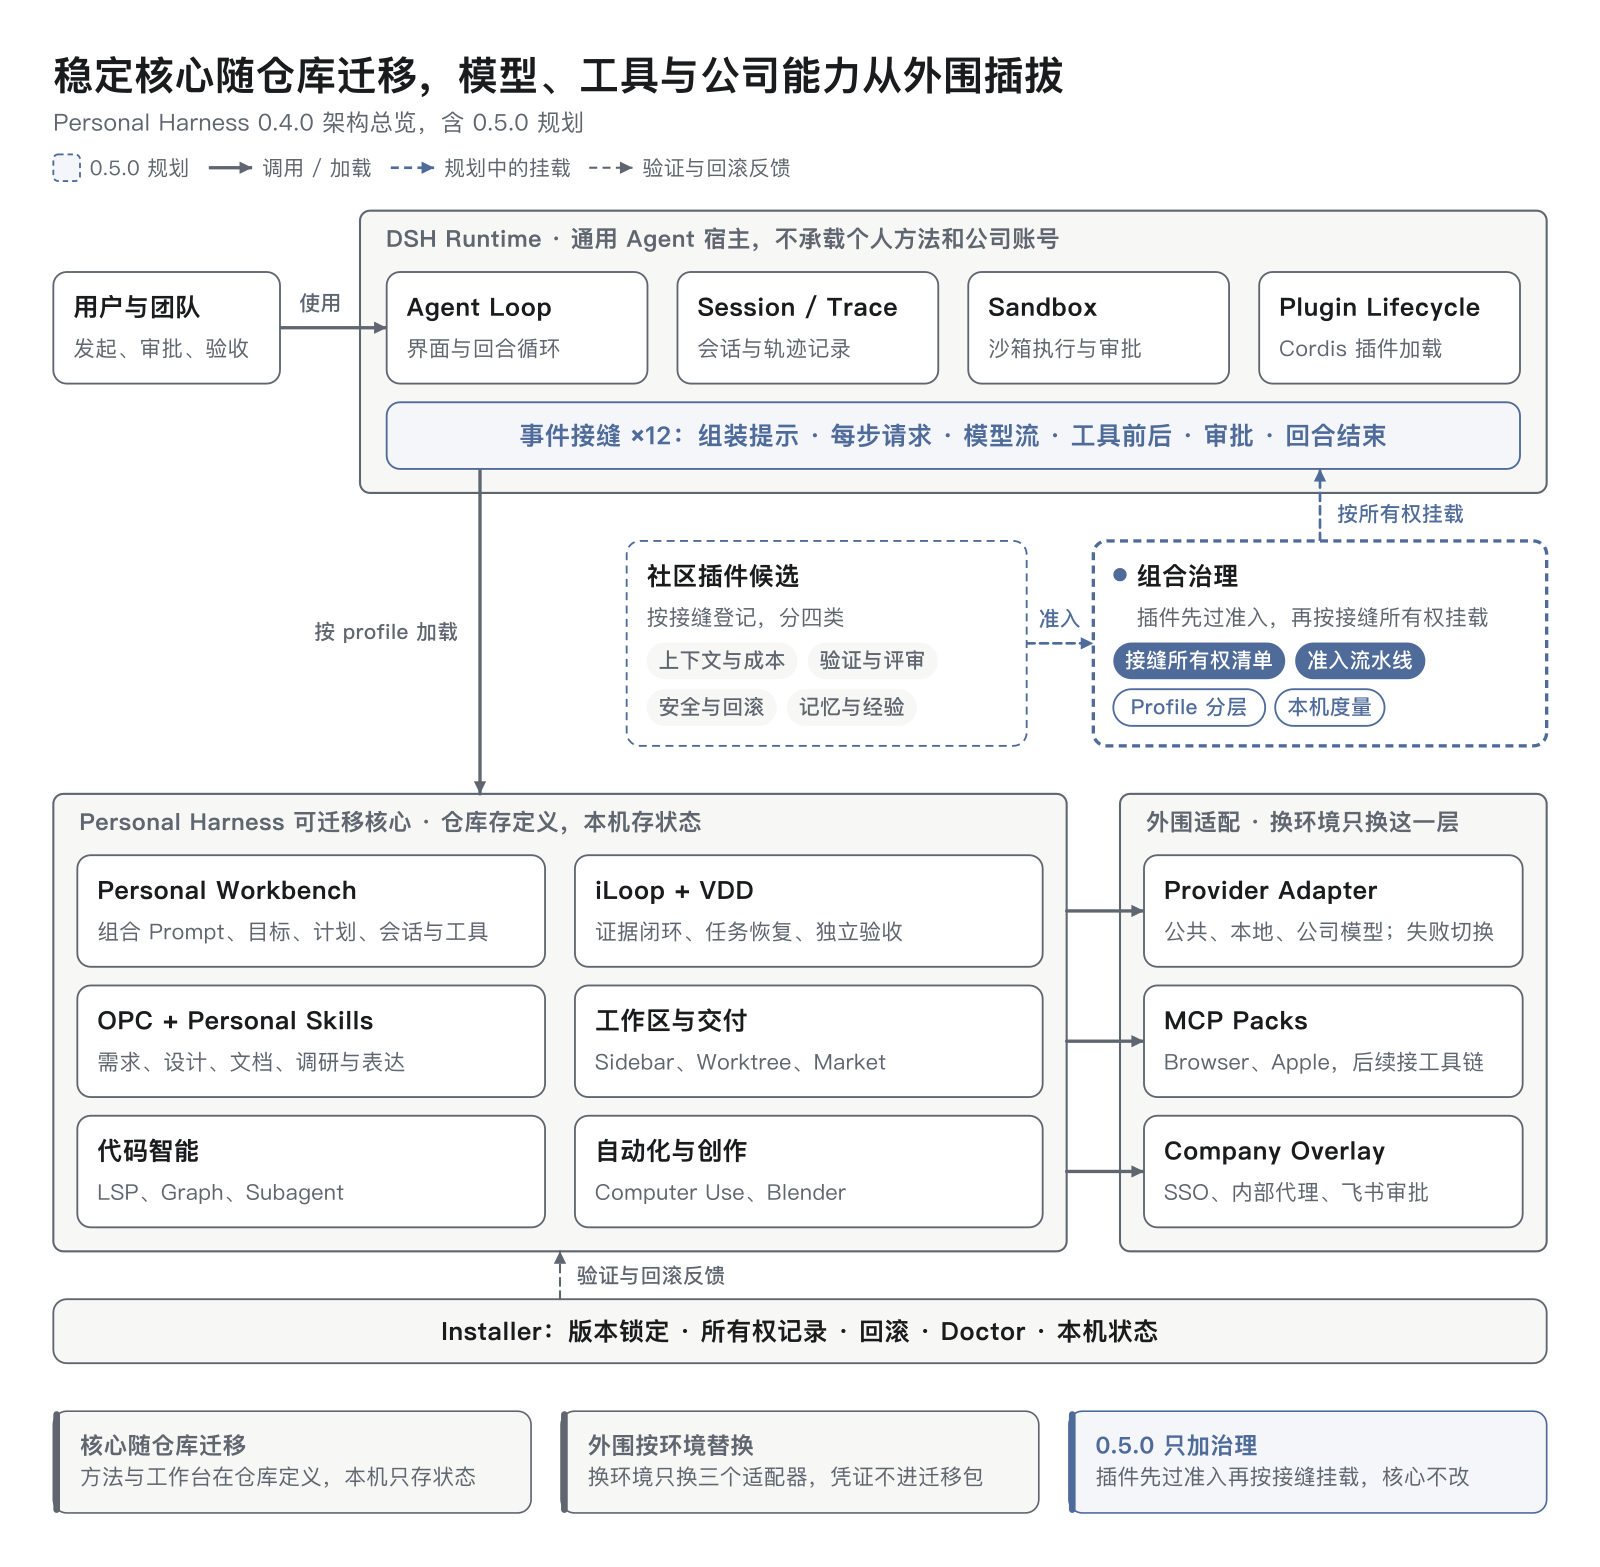

Write the Python code that produced this figure.
#!/usr/bin/env python3
"""Golden example: redraw of the Personal Harness 0.4.0 / 0.5.0 architecture overview.

Main components and relations of the original stacked diagram, reorganised by message: host on top,
portable core in the middle, replaceable periphery on the right, and the 0.5.0
governance as the only accent colour because it is what this release adds.
"""
import sys
from pathlib import Path

sys.path.insert(0, str(Path(__file__).resolve().parents[3] / "scripts"))
from diagram_kit import Diagram  # noqa: E402

OUT = Path(sys.argv[1]) if len(sys.argv) > 1 else Path(__file__).with_name("arch.svg")
W, M = 1200, 40
ROW_GAP, CARD_GAP, ZONE_TOP, ZONE_PAD = 36, 14, 46, 18

d = Diagram(W, 1230, title="稳定核心随仓库迁移，模型、工具与公司能力从外围插拔",
            subtitle="Personal Harness 0.4.0 架构总览，含 0.5.0 规划",
            summary="宿主 DSH Runtime 在上，可迁移核心居中，可替换外围在右；0.5.0 在社区插件与事件接缝之间加一层组合治理。")
d.legend([("zone", "0.5.0 规划", "accent", True),
          ("line", "调用 / 加载", "main"), ("line", "规划中的挂载", "planned"), ("line", "验证与回滚反馈", "dash")],
         x=M, y=112)

# Row 1: user and host runtime
y = 158
rt_x = 270
cols = d.cols(4, rt_x + 20, W - M - rt_x - 40)
rt_items = [("Agent Loop", "界面与回合循环"), ("Session / Trace", "会话与轨迹记录"),
            ("Sandbox", "沙箱执行与审批"), ("Plugin Lifecycle", "Cordis 插件加载")]
rt_h = max(d.measure_card(w, t, s) for (x, w), (t, s) in zip(cols, rt_items))
rt_cards = [d.card(f"rt{i}", x, y + ZONE_TOP, w, t, desc=s, h=rt_h)
            for i, ((x, w), (t, s)) in enumerate(zip(cols, rt_items))]
seams = d.bar("seams", rt_x + 20, rt_cards[0].bottom + CARD_GAP, W - M - rt_x - 40, "事件接缝 ×12",
              ["组装提示", "每步请求", "模型流", "工具前后", "审批", "回合结束"], tone="accent", h=50)
rt = d.zone("runtime", rt_x, y, W - M - rt_x, seams.bottom + ZONE_PAD - y,
            "DSH Runtime · 通用 Agent 宿主，不承载个人方法和公司账号")
user = d.card("user", M, rt_cards[0].y, 170, "用户与团队", desc="发起、审批、验收", h=rt_h)
d.edge(user, rt_cards[0], label="使用", style="main")

# Row 2: 0.5.0 governance gate between community plugins and the seams
y = rt.bottom + ROW_GAP
plug = d.card("plugins", 470, y, 300, "社区插件候选", desc="按接缝登记，分四类", dashed=True, tone="accent",
              chips=["上下文与成本", "验证与评审", "安全与回滚", "记忆与经验"])
gov = d.card("gov", 820, y, W - M - 820, "组合治理", desc="插件先过准入，再按接缝所有权挂载", tone="accent",
             emphasis=True, dashed=True,
             chips=[("接缝所有权清单", "filled", "accent"), ("准入流水线", "filled", "accent"),
                    ("Profile 分层", "outline", "accent"), ("本机度量", "outline", "accent")])
d.edge(plug, gov, label="准入", style="planned")
d.edge(gov, seams, "top", "bottom", align=gov.cx, label="按所有权挂载", style="planned")

# Row 3: portable core (left, 2 x 3 grid) and replaceable periphery (right)
y = max(plug.bottom, gov.bottom) + ROW_GAP
core_x, core_w = M, 760
per_x = core_x + core_w + 40
per_w = W - M - per_x
cy = y + ZONE_TOP
core_items = [("wb", "Personal Workbench", "组合 Prompt、目标、计划、会话与工具"),
              ("iloop", "iLoop + VDD", "证据闭环、任务恢复、独立验收"),
              ("opc", "OPC + Personal Skills", "需求、设计、文档、调研与表达"),
              ("ws", "工作区与交付", "Sidebar、Worktree、Market"),
              ("ci", "代码智能", "LSP、Graph、Subagent"),
              ("auto", "自动化与创作", "Computer Use、Blender")]
per_items = [("prov", "Provider Adapter", "公共、本地、公司模型；失败切换"),
             ("mcp", "MCP Packs", "Browser、Apple，后续接工具链"),
             ("comp", "Company Overlay", "SSO、内部代理、飞书审批")]
g1, g2 = d.cols(2, core_x + 18, core_w - 36)
card_h = max([d.measure_card(g1[1], t, s) for _, t, s in core_items] +
             [d.measure_card(per_w - 36, t, s) for _, t, s in per_items])
for i, (cid, t, s) in enumerate(core_items):
    x, w = (g1, g2)[i % 2]
    d.card(cid, x, cy + (i // 2) * (card_h + CARD_GAP), w, t, desc=s, h=card_h)
per_cards = [d.card(cid, per_x + 18, cy + i * (card_h + CARD_GAP), per_w - 36, t, desc=s, h=card_h)
             for i, (cid, t, s) in enumerate(per_items)]
zone_h = ZONE_TOP + 3 * card_h + 2 * CARD_GAP + ZONE_PAD
core = d.zone("core", core_x, y, core_w, zone_h, "Personal Harness 可迁移核心 · 仓库存定义，本机存状态")
d.zone("periphery", per_x, y, per_w, zone_h, "外围适配 · 换环境只换这一层")

d.edge(seams, core, "bottom", "top", align=360, label="按 profile 加载", style="main")
for n in per_cards:
    d.edge((core.right, n.cy), n, "right", "left", style="main")

# Row 4: installer with the feedback loop into the core
y = core.bottom + ROW_GAP
inst = d.bar("inst", M, y, W - 2 * M, "Installer", ["版本锁定", "所有权记录", "回滚", "Doctor", "本机状态"], h=48)
d.edge(inst, core, "top", "bottom", align=core.cx, label="验证与回滚反馈", style="dash")

# Row 5: takeaways
y = inst.bottom + ROW_GAP
n1, n2, n3 = d.cols(3, M, W - 2 * M)
notes = [d.note("t1", n1[0], y, n1[1], "核心随仓库迁移", "方法与工作台在仓库定义，本机只存状态", tone="neutral"),
         d.note("t2", n2[0], y, n2[1], "外围按环境替换", "换环境只换三个适配器，凭证不进迁移包", tone="neutral"),
         d.note("t3", n3[0], y, n3[1], "0.5.0 只加治理", "插件先过准入再按接缝挂载，核心不改", tone="accent")]
d.H = max(n.bottom for n in notes) + M

report = d.save(str(OUT), drawio=str(OUT.with_suffix(".drawio")), strict=False)
print(report)
